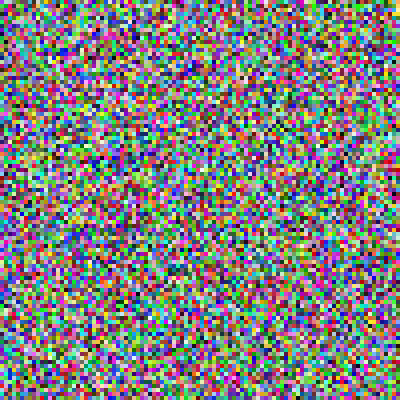
Frame 1 (no input)
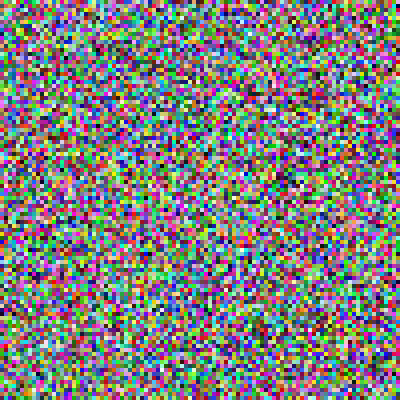
Frame 60 (the mouse pressed at the canvas centre just before this capture)
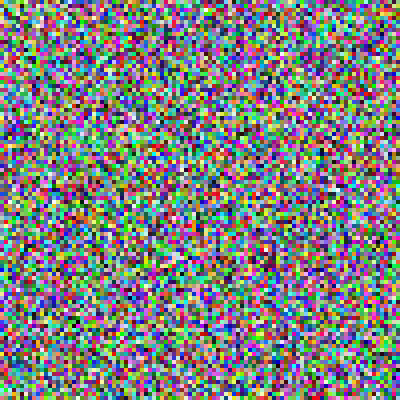
Frame 120 (the mouse held since frame 60 and released just before this capture)

The Processing sketch that drew these frames (run headless with seeded random() and noise(); from frame 60 on, the mouse is pressed at the canvas centre):

// Processing sketch: processing_11852
// ── processing_11852.pde

void setup(){
  size(400,400);
  smooth();
  noStroke();
}

void draw(){
  for(int i=0; i<width ; i+=4){
    for(int j=0; j<height ; j+=4){
      fill(random(255),random(255),random(255));
      rect(i,j,4,4);
    }
  }
}
